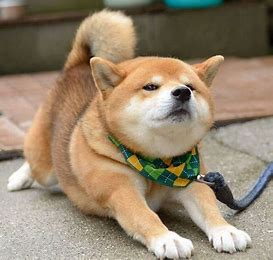
#> input picture homework3/source.jpg, 273 x 260 px
$ python kmeans.py
#> lines starting #> are read from the running program, lines starting #| are printed output that depends on the picture; after the words box and inside, x2 and y2 are one past the last pixel; in counts of white or black regions, pixels touching at a corner belong together
import cv2
import matplotlib.pyplot as plt
import numpy as np
import time

def seg_kmeans_color():
    img = cv2.imread('source.jpg', cv2.IMREAD_COLOR)
#> img is the input picture: shape (260, 273, 3); mean B, G, R 111.1, 133.5, 150.5
    # 变换一下图像通道bgr->rgb
    b, g, r = cv2.split(img)
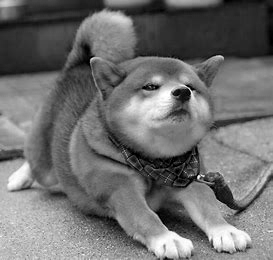
#> b: shape (260, 273); min 0, max 255, mean 111.1
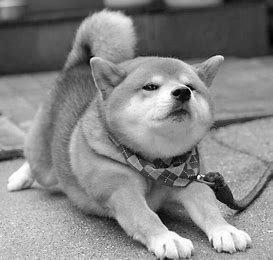
#> g: shape (260, 273); min 0, max 255, mean 133.5
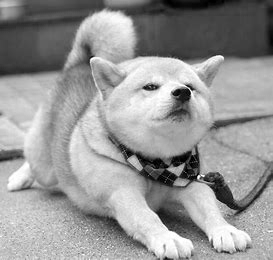
#> r: shape (260, 273); min 0, max 255, mean 150.5
    img = cv2.merge([r, g, b])

    # 3个通道展平
    img_flat = img.reshape((img.shape[0] * img.shape[1], 3))
    img_flat = np.float32(img_flat)

    # 迭代参数
    criteria = (cv2.TERM_CRITERIA_EPS + cv2.TermCriteria_MAX_ITER, 20, 0.5)
    flags = cv2.KMEANS_RANDOM_CENTERS

    # 聚类
    compactness, labels, centers = cv2.kmeans(img_flat, 2, None, criteria, 10, flags)
#> compactness = 190918709.2; centers = [[80.86, 72.79, 52.28], [190.1, 168, 144.6]]

    # 显示结果
    img_output = labels.reshape((img.shape[0], img.shape[1]))
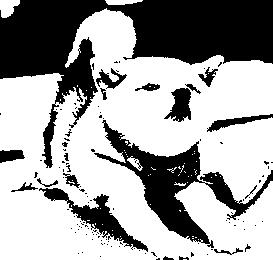
#> img_output: shape (260, 273) int32; values 0 (black) and 1 (white), 63.8% white; 116 black regions (97 under 20 px), largest, box (x1, y1, x2, y2) and area: (0, 0, 273, 168) 16270, (94, 120, 273, 248) 5369, (39, 188, 148, 252) 1560
    plt.subplot(121), plt.imshow(img), plt.title('source')
    plt.subplot(122), plt.imshow(img_output, 'gray'), plt.title('target')
    plt.show()


if __name__ == '__main__':
    seg_kmeans_color()
